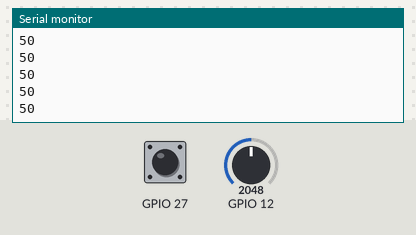
A sketch run on a simulated ESP32. Shown: the last lines printed to the serial monitor. The inputs (shaded band) are chosen by the test bench; at power-on: GPIO 12 = 2048, GPIO 27 HIGH.

Above: at 2.2 s.
2.3 s: GPIO 12 set to 2866
At 2.68 s:
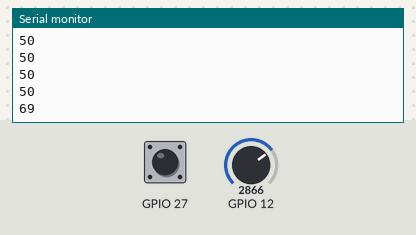
3.8 s: GPIO 27 pulled LOW for 0.3 s
At 4.18 s:
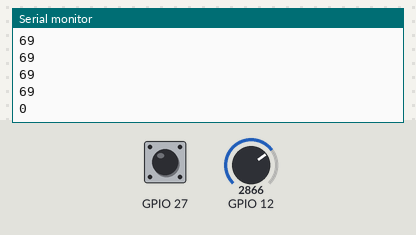
5.6 s: GPIO 12 set to 3603
At 5.68 s:
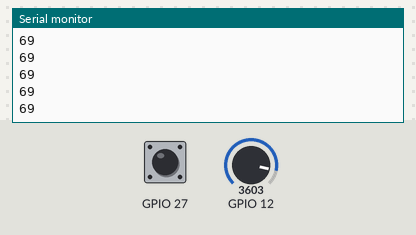
Timing chart, 0 to 8.6 s (numbered marks = the images above; inputs shaded):
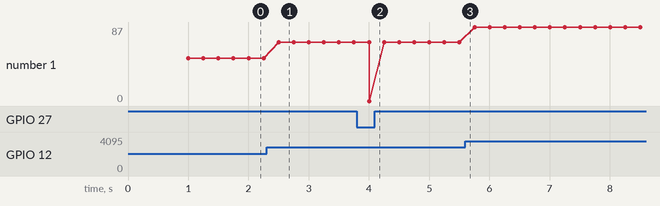

Measured:
- after the input at 2.3 s, the serial monitor: prints a new line after 0.20 s (image 1)
- after the input at 3.8 s, the serial monitor: prints a new line after 0.20 s (image 2)
- plotted number 1: 50 → 69 after the input at 2.3 s, 69 → 87 after the input at 5.6 s

The sketch:

ESPotify.ino
```cpp
void setup() {
  Serial.begin(115200);
  pinMode(27, INPUT_PULLUP);
  delay(1000);

}

void loop(){
  int analogValue = analogRead(12);
  int volume = map(analogValue, 0, 4095, 1, 99);
  int butt = digitalRead(27);
  Serial.println(volume);
  if (butt == 0){
    Serial.println(0);
  }
  delay(250);
}
```
